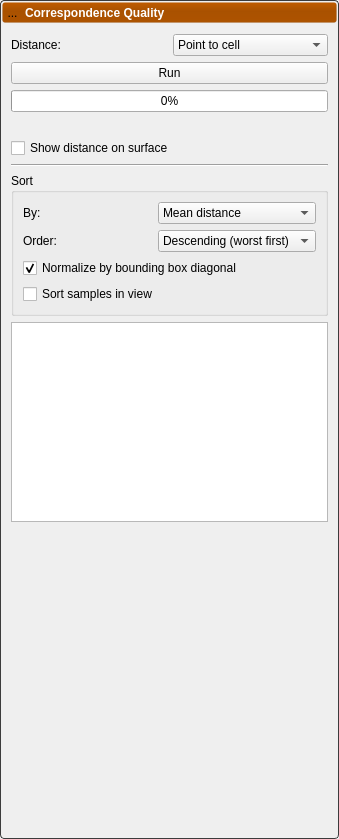
<?xml version="1.0" encoding="UTF-8"?>
<ui version="4.0">
 <class>CorrespondenceQualityPanel</class>
 <widget class="QWidget" name="CorrespondenceQualityPanel">
  <property name="geometry">
   <rect>
    <x>0</x>
    <y>0</y>
    <width>339</width>
    <height>700</height>
   </rect>
  </property>
  <property name="sizePolicy">
   <sizepolicy hsizetype="Preferred" vsizetype="Fixed">
    <horstretch>0</horstretch>
    <verstretch>0</verstretch>
   </sizepolicy>
  </property>
  <property name="windowTitle">
   <string>Form</string>
  </property>
  <property name="styleSheet">
   <string notr="true">


QWidget#widget {
 background-color: rgba(0,0,255,255);
}

QToolButton{
	border: 1px solid rgba( 0, 0, 0, 0 );
	margin: 0, 0, 0, 0;
	padding: 0, 0, 0, 0;
}

QToolButton:hover{
	background-color: rgba( 140, 140, 140, 50 );
}

QToolButton:pressed{
	border: 1px solid rgba( 100, 100, 100, 120 );
	background-color: rgba( 100, 100, 100, 200 );
}


/************************************************************************/




QLabel#header_label {
    color: white;
    font: bold;
}

QPushButton#header {
    background-color: qlineargradient(spread:pad, x1:0.5, y1:0, x2:0.5, y2:0.960227, stop:0 rgba(0, 0, 0, 0), stop:0.45 rgba(0, 0, 0, 30), stop:1 rgba(0, 0, 0, 25));
    border-radius: 3px;
}

QWidget#header_background {
    background-color: rgb( 192, 92, 0);
    border-radius: 3px;
    border: 1px solid rgb(90 90, 90);
}

QWidget#panel {
    border-radius: 4px;
    border: 1px solid rgb(60, 60, 60);
    color: rgb(90, 90, 90);
}

/*********************************************/
</string>
  </property>
  <layout class="QVBoxLayout" name="verticalLayout">
   <property name="spacing">
    <number>0</number>
   </property>
   <property name="leftMargin">
    <number>0</number>
   </property>
   <property name="topMargin">
    <number>0</number>
   </property>
   <property name="rightMargin">
    <number>0</number>
   </property>
   <property name="bottomMargin">
    <number>0</number>
   </property>
   <item>
    <widget class="QWidget" name="panel" native="true">
     <property name="sizePolicy">
      <sizepolicy hsizetype="Preferred" vsizetype="Fixed">
       <horstretch>0</horstretch>
       <verstretch>0</verstretch>
      </sizepolicy>
     </property>
     <layout class="QVBoxLayout" name="verticalLayout_10">
      <property name="spacing">
       <number>2</number>
      </property>
      <property name="leftMargin">
       <number>2</number>
      </property>
      <property name="topMargin">
       <number>2</number>
      </property>
      <property name="rightMargin">
       <number>2</number>
      </property>
      <property name="bottomMargin">
       <number>2</number>
      </property>
      <item>
       <widget class="QWidget" name="header_background" native="true">
        <layout class="QVBoxLayout" name="verticalLayout_11">
         <property name="leftMargin">
          <number>0</number>
         </property>
         <property name="topMargin">
          <number>0</number>
         </property>
         <property name="rightMargin">
          <number>0</number>
         </property>
         <property name="bottomMargin">
          <number>0</number>
         </property>
         <item>
          <widget class="QPushButton" name="header">
           <property name="sizePolicy">
            <sizepolicy hsizetype="Preferred" vsizetype="Fixed">
             <horstretch>0</horstretch>
             <verstretch>0</verstretch>
            </sizepolicy>
           </property>
           <property name="minimumSize">
            <size>
             <width>215</width>
             <height>21</height>
            </size>
           </property>
           <layout class="QHBoxLayout" name="horizontalLayout_6">
            <property name="spacing">
             <number>2</number>
            </property>
            <property name="leftMargin">
             <number>0</number>
            </property>
            <property name="topMargin">
             <number>0</number>
            </property>
            <property name="rightMargin">
             <number>0</number>
            </property>
            <property name="bottomMargin">
             <number>0</number>
            </property>
            <item>
             <widget class="QToolButton" name="open_button">
              <property name="minimumSize">
               <size>
                <width>21</width>
                <height>21</height>
               </size>
              </property>
              <property name="maximumSize">
               <size>
                <width>21</width>
                <height>21</height>
               </size>
              </property>
              <property name="text">
               <string>...</string>
              </property>
              <property name="icon">
               <iconset resource="../Resources/ShapeWorksStudio.qrc">
                <normaloff>:/Studio/Images/RightArrowWhite.png</normaloff>
                <normalon>:/Studio/Images/DownArrowWhite.png</normalon>:/Studio/Images/RightArrowWhite.png</iconset>
              </property>
              <property name="checkable">
               <bool>true</bool>
              </property>
              <property name="checked">
               <bool>true</bool>
              </property>
             </widget>
            </item>
            <item>
             <widget class="QLabel" name="header_label">
              <property name="text">
               <string>Correspondence Quality</string>
              </property>
             </widget>
            </item>
           </layout>
          </widget>
         </item>
        </layout>
       </widget>
      </item>
      <item>
       <widget class="QWidget" name="content" native="true">
        <layout class="QGridLayout" name="gridLayout_19">
         <item row="0" column="0">
          <widget class="QLabel" name="method_label">
           <property name="text">
            <string>Distance:</string>
           </property>
          </widget>
         </item>
         <item row="0" column="1">
          <widget class="QComboBox" name="method_combo">
           <property name="toolTip">
            <string>How the distance from each reconstructed vertex to the groomed surface is measured</string>
           </property>
           <item>
            <property name="text">
             <string>Point to cell</string>
            </property>
           </item>
           <item>
            <property name="text">
             <string>Point to point</string>
            </property>
           </item>
          </widget>
         </item>
         <item row="1" column="0" colspan="2">
          <widget class="QPushButton" name="run_button">
           <property name="enabled">
            <bool>true</bool>
           </property>
           <property name="text">
            <string>Run</string>
           </property>
          </widget>
         </item>
         <item row="2" column="0" colspan="2">
          <widget class="QProgressBar" name="progress">
           <property name="sizePolicy">
            <sizepolicy hsizetype="Preferred" vsizetype="Fixed">
             <horstretch>0</horstretch>
             <verstretch>0</verstretch>
            </sizepolicy>
           </property>
           <property name="value">
            <number>0</number>
           </property>
          </widget>
         </item>
         <item row="3" column="0" colspan="2">
          <widget class="QLabel" name="summary_label">
           <property name="text">
            <string/>
           </property>
           <property name="wordWrap">
            <bool>true</bool>
           </property>
           <property name="textInteractionFlags">
            <set>Qt::TextSelectableByMouse</set>
           </property>
          </widget>
         </item>
         <item row="4" column="0" colspan="2">
          <widget class="QCheckBox" name="show_distance">
           <property name="text">
            <string>Show distance on surface</string>
           </property>
           <property name="toolTip">
            <string>Color each sample by its per-vertex distance to the groomed surface (reconstructed view)</string>
           </property>
          </widget>
         </item>
         <item row="5" column="0" colspan="2">
          <widget class="Line" name="line">
           <property name="orientation">
            <enum>Qt::Horizontal</enum>
           </property>
          </widget>
         </item>
         <item row="6" column="0" colspan="2">
          <widget class="QGroupBox" name="sort_group">
           <property name="title">
            <string>Sort</string>
           </property>
           <layout class="QGridLayout" name="gridLayout_sort">
            <item row="0" column="0">
             <widget class="QLabel" name="sort_metric_label">
              <property name="text">
               <string>By:</string>
              </property>
             </widget>
            </item>
            <item row="0" column="1">
             <widget class="QComboBox" name="sort_metric_combo">
              <item>
               <property name="text">
                <string>Mean distance</string>
               </property>
              </item>
              <item>
               <property name="text">
                <string>Median distance</string>
               </property>
              </item>
              <item>
               <property name="text">
                <string>Max distance</string>
               </property>
              </item>
              <item>
               <property name="text">
                <string>Name</string>
               </property>
              </item>
             </widget>
            </item>
            <item row="1" column="0">
             <widget class="QLabel" name="sort_order_label">
              <property name="text">
               <string>Order:</string>
              </property>
             </widget>
            </item>
            <item row="1" column="1">
             <widget class="QComboBox" name="sort_order_combo">
              <item>
               <property name="text">
                <string>Descending (worst first)</string>
               </property>
              </item>
              <item>
               <property name="text">
                <string>Ascending (best first)</string>
               </property>
              </item>
             </widget>
            </item>
            <item row="2" column="0" colspan="2">
             <widget class="QCheckBox" name="normalize_checkbox">
              <property name="text">
               <string>Normalize by bounding box diagonal</string>
              </property>
              <property name="toolTip">
               <string>Divide each distance by the sample's groomed bounding box diagonal, so samples of different size are comparable</string>
              </property>
              <property name="checked">
               <bool>true</bool>
              </property>
             </widget>
            </item>
            <item row="3" column="0" colspan="2">
             <widget class="QCheckBox" name="sort_samples_checkbox">
              <property name="text">
               <string>Sort samples in view</string>
              </property>
              <property name="toolTip">
               <string>Reorder the samples shown in the All Samples view to match this sort</string>
              </property>
             </widget>
            </item>
           </layout>
          </widget>
         </item>
         <item row="7" column="0" colspan="2">
          <widget class="QTableWidget" name="results_table">
           <property name="sizePolicy">
            <sizepolicy hsizetype="MinimumExpanding" vsizetype="MinimumExpanding">
             <horstretch>0</horstretch>
             <verstretch>0</verstretch>
            </sizepolicy>
           </property>
           <property name="minimumSize">
            <size>
             <width>100</width>
             <height>200</height>
            </size>
           </property>
           <property name="alternatingRowColors">
            <bool>true</bool>
           </property>
           <property name="selectionBehavior">
            <enum>QAbstractItemView::SelectRows</enum>
           </property>
           <property name="editTriggers">
            <set>QAbstractItemView::NoEditTriggers</set>
           </property>
          </widget>
         </item>
         <item row="8" column="0" colspan="2">
          <widget class="JKQTPlotter" name="boxplot" native="true">
           <property name="sizePolicy">
            <sizepolicy hsizetype="MinimumExpanding" vsizetype="MinimumExpanding">
             <horstretch>0</horstretch>
             <verstretch>0</verstretch>
            </sizepolicy>
           </property>
           <property name="minimumSize">
            <size>
             <width>100</width>
             <height>300</height>
            </size>
           </property>
          </widget>
         </item>
        </layout>
       </widget>
      </item>
     </layout>
    </widget>
   </item>
  </layout>
 </widget>
 <customwidgets>
  <customwidget>
   <class>JKQTPlotter</class>
   <extends>QWidget</extends>
   <header>jkqtplotter/jkqtplotter.h</header>
   <container>1</container>
  </customwidget>
 </customwidgets>
 <resources>
  <include location="../Resources/ShapeWorksStudio.qrc"/>
 </resources>
 <connections/>
</ui>
